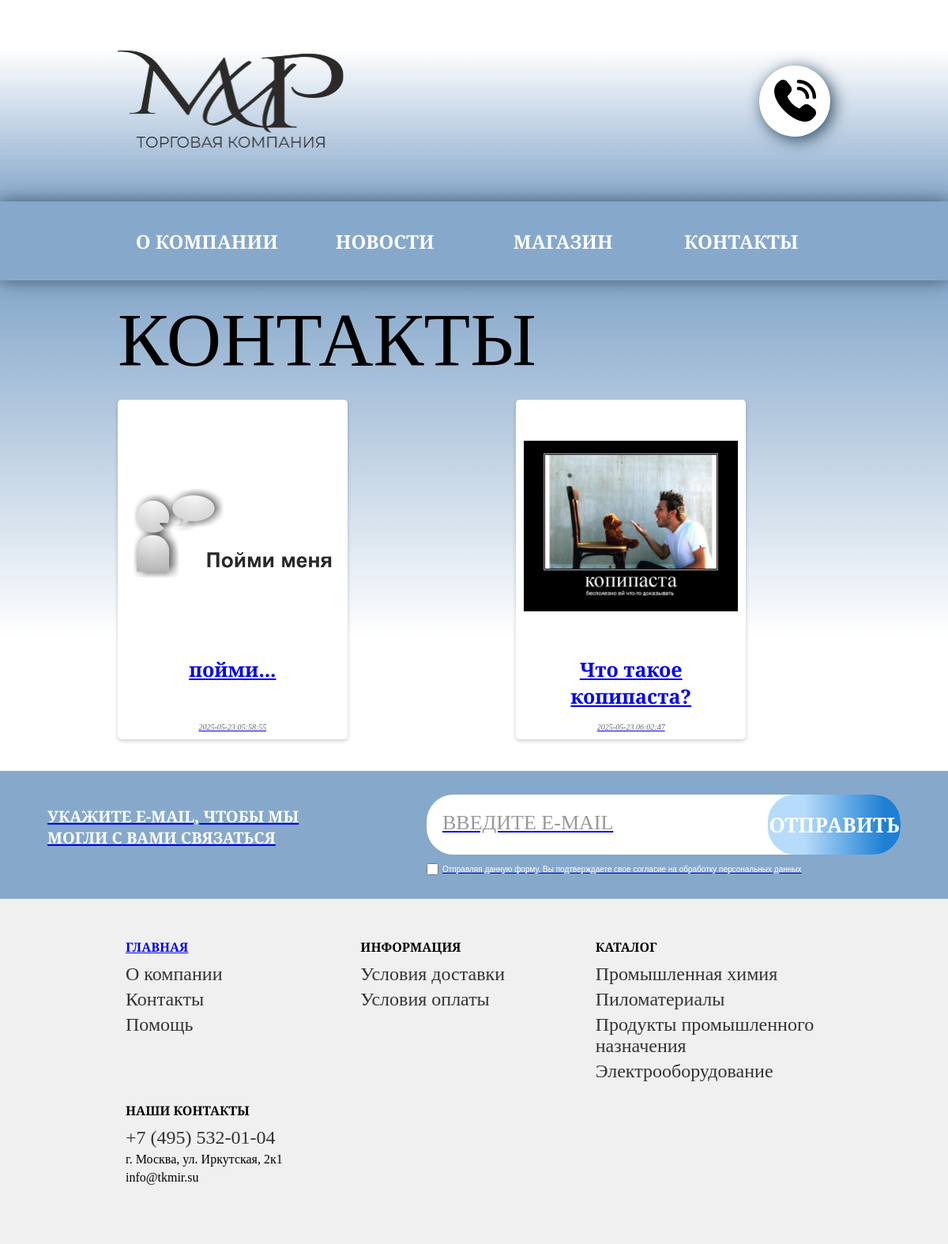
Page /news on the committed database.
### server_run.py (models this page shows, shortened)
class News(db.Model):
    id = db.Column(db.Integer, primary_key=True)
    title = db.Column(db.String(255), nullable=False)
    content = db.Column(db.Text, nullable=False)
    date_created = db.Column(db.DateTime, default=db.func.now())
    author_id = db.Column(db.Integer, db.ForeignKey('user.id'), nullable=False)
    author = db.relationship('User', backref=db.backref('news', lazy=True))
    slug = db.Column(db.String(255), unique=True, nullable=False)
    is_published = db.Column(db.Boolean, default=False)
    image = db.Column(db.String(255), nullable=True)

### server_run.py (the view)
@app.route('/news')
def news():
    news_list = News.query.filter(News.is_published == True).all()
    return render_template('news.html', news=news_list)

### templates/news.html (shortened to what this page needs)
<!DOCTYPE html>
<html lang="en">
<head>
    <link rel="stylesheet" href="{{ url_for('static', filename='css/news-page.css') }}" />
    <link rel="stylesheet" href="{{ url_for('static', filename='css/core style.css') }}" />
</head>
<body>
    <header class="gradient-section">
        <div class="container">
            <div class="header-content">
                <div class="header-left">
                    <a href="{{ url_for('index') }}"> <img src="{{ url_for('static', filename='img/Logo.png') }}" alt="Logo" class="logo" /></a>
                </div>
                <div class="icons-wrapper">
                    <a href="tel:+74955320104" class="icon-circle phone-icon">
                        <img src="{{ url_for('static', filename='img/Phone.png') }}" alt="Phone" />
                    </a>
                </div>
            </div>
        </div>
    </header>
<nav class="navigation">
    <div class="container">
        <div class="nav-links">
            <a href="{{ url_for('about') }}" class="nav-button">О Компании</a>
            <a href="{{ url_for('news') }}" class="nav-button">Новости</a>
            <a href="https://tkmir.su" class="nav-button">Магазин</a>
            <a href="{{ url_for('contact') }}" class="nav-button">Контакты</a>
        </div>
    </div>
</nav>
    <section class="news-section">
        <div class="container">
            <h2 class="news-megatitle">КОНТАКТЫ</h2>
            <div class="news-block">
                {% for news_item in news %}
                    <div class="news-card">
			<a href="{{ url_for('view_news', slug=news_item.slug) }}">
                        <img src="{{ url_for('static', filename='news_img/' + news_item.image) }}" alt="{{ news_item.image }}" class="news-image">
                        <h2 class="news-title">{{ news_item.title }}</h2>
                        <p class="news-date">{{ news_item.date_created }}</p>
                    </div>
                {% endfor %}
            </div>
        </div>
    </section>
    <section class="email-section">
       <div class="email-content">
           <p class="email-text">УКАЖИТЕ E-MAIL, ЧТОБЫ МЫ МОГЛИ С ВАМИ СВЯЗАТЬСЯ</p>
           <form class="email-form" id="emailForm" method="post" action="{{ url_for('subscribe') }}">
               <input type="email" class="email-input" id="emailInput" name="email" placeholder="ВВЕДИТЕ E-MAIL" required>
               <button type="submit" class="submit-button">ОТПРАВИТЬ</button>
               <label class="terms-checkbox">
                   <input type="checkbox" id="termsCheckbox" required>
                   <span class="terms-text">Отправляя данную форму, Вы подтверждаете свое согласие на обработку персональных данных</span>
               </label>
           </form>
       </div>
    </section>
    <footer class="footer-section">
        <div class="container">
            <div class="footer-content">
                <div class="footer-column">
                    <h4>ГЛАВНАЯ</h4>
                    <ul>
                        <li><a href="{{ url_for('about') }}">О компании</a></li>
                        <li><a href="{{ url_for('contact') }}">Контакты</a></li>
                        <li><a href="#">Помощь</a></li>
                    </ul>
                </div>
                <div class="footer-column">
                    <h4>ИНФОРМАЦИЯ</h4>
                    <ul>
                        <li><a href="#">Условия доставки</a></li>
                        <li><a href="#">Условия оплаты</a></li>
                    </ul>
                </div>
                <div class="footer-column">
                    <h4>КАТАЛОГ</h4>
                    <ul>
                        <li><a href="#">Промышленная химия</a></li>
                        <li><a href="#">Пиломатериалы</a></li>
                        <li><a href="#">Продукты промышленного назначения</a></li>
                        <li><a href="#">Электрооборудование</a></li>
                    </ul>
                </div>
                <div class="footer-column">
                    <h4>НАШИ КОНТАКТЫ</h4>
                    <ul>
                        <li><a href="tel:+74955320104">+7 (495) 532-01-04</a></li>
                        <li>г. Москва, ул. Иркутская, 2к1</li>
			<li>info@tkmir.su</li>
                    </ul>
                </div>
            </div>
        </footer>
</body>
</html>

### static/css/news-page.css (style rules this page uses)
.news-section { background: linear-gradient(to bottom, #86A8CB 0%, #FFF 73%); padding: 20px 0; }
.news-block { display: flex; flex-wrap: wrap; justify-content: space-between; }
.news-megatitle { align-self: flex-start; font-size: 96px; font-family: 'Alegreya', serif; font-weight: 400; margin-bottom: 20px; }
.news-card { width: calc(33.33% - 10px); margin-bottom: 20px; text-align: center; background-color: #fff; border-radius: 5px; box-shadow: 0 2px 5px rgba(0, 0, 0, 0.2); padding: 10px; }
.news-image { width: 100%; height: 300px; object-fit: contain; max-width: 100%; max-height: 100%; }
.news-title { font-family: 'Alegreya', serif; font-weight: bold; font-size: 25px; margin: 10px 0; overflow: hidden; text-overflow: ellipsis; display: -webkit-box; -webkit-line-clamp: 3; -webkit-box-orient: vertical; height: 75px; }
.news-date { font-family: 'Alegreya', serif; font-style: italic; font-size: 10px; color: #666; }

### rows in the picture
News: image (picture), title "пойми...", date_created "2025-05-23 05:58:55"
News: image (picture), title "Что такое копипаста?", date_created "2025-05-23 06:02:47"
